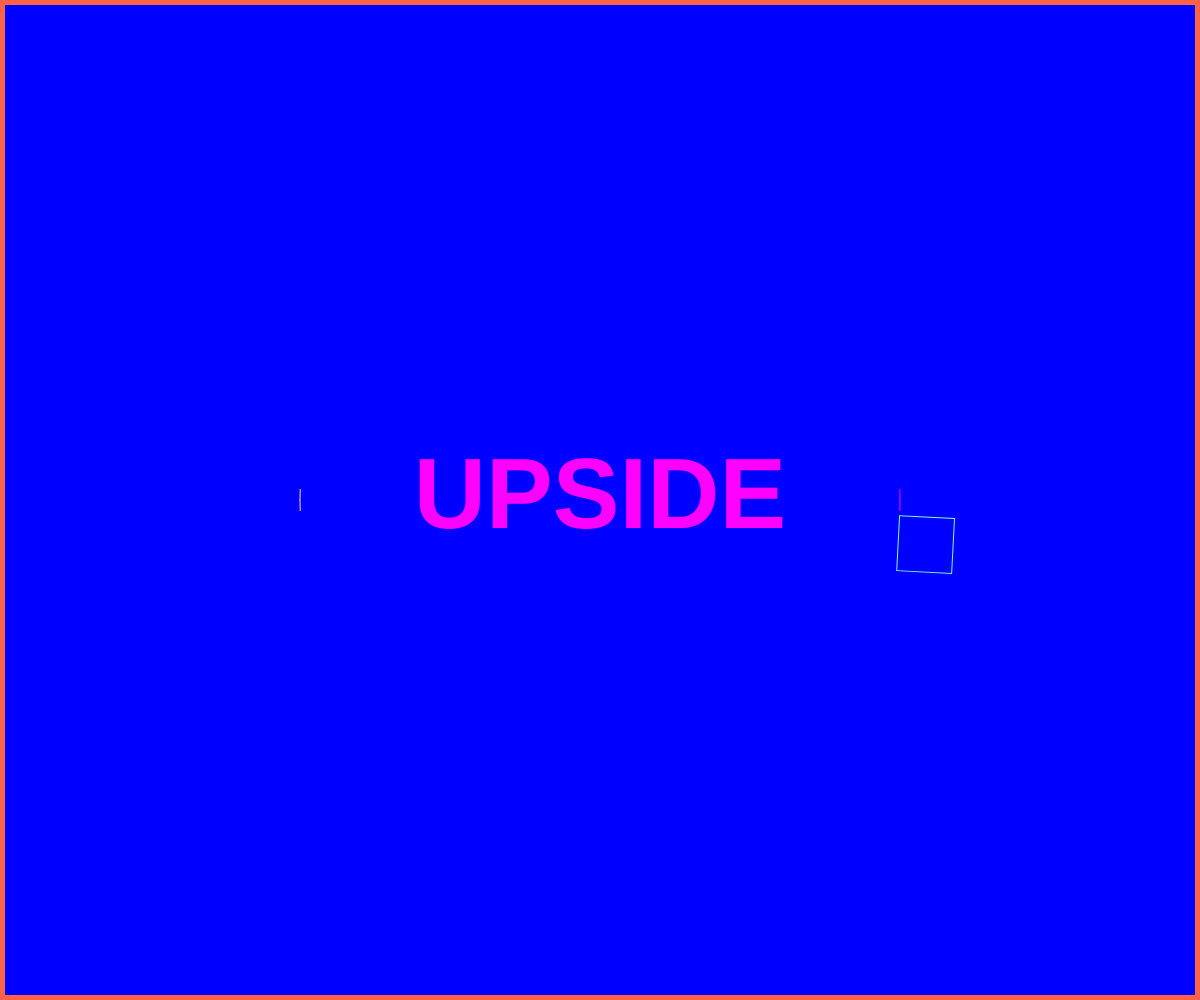
Frame 1 (no input)
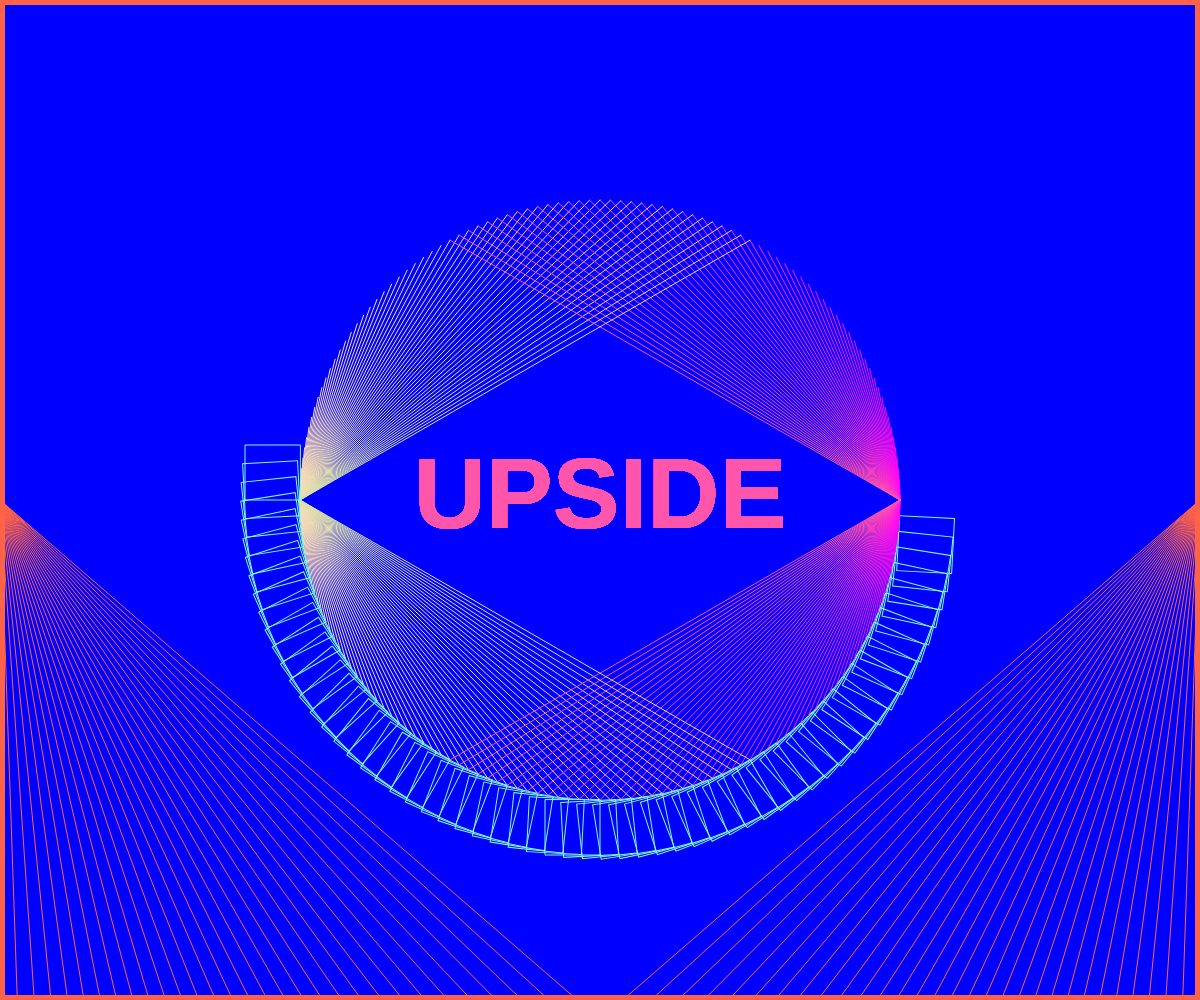
Frame 60 (no input)
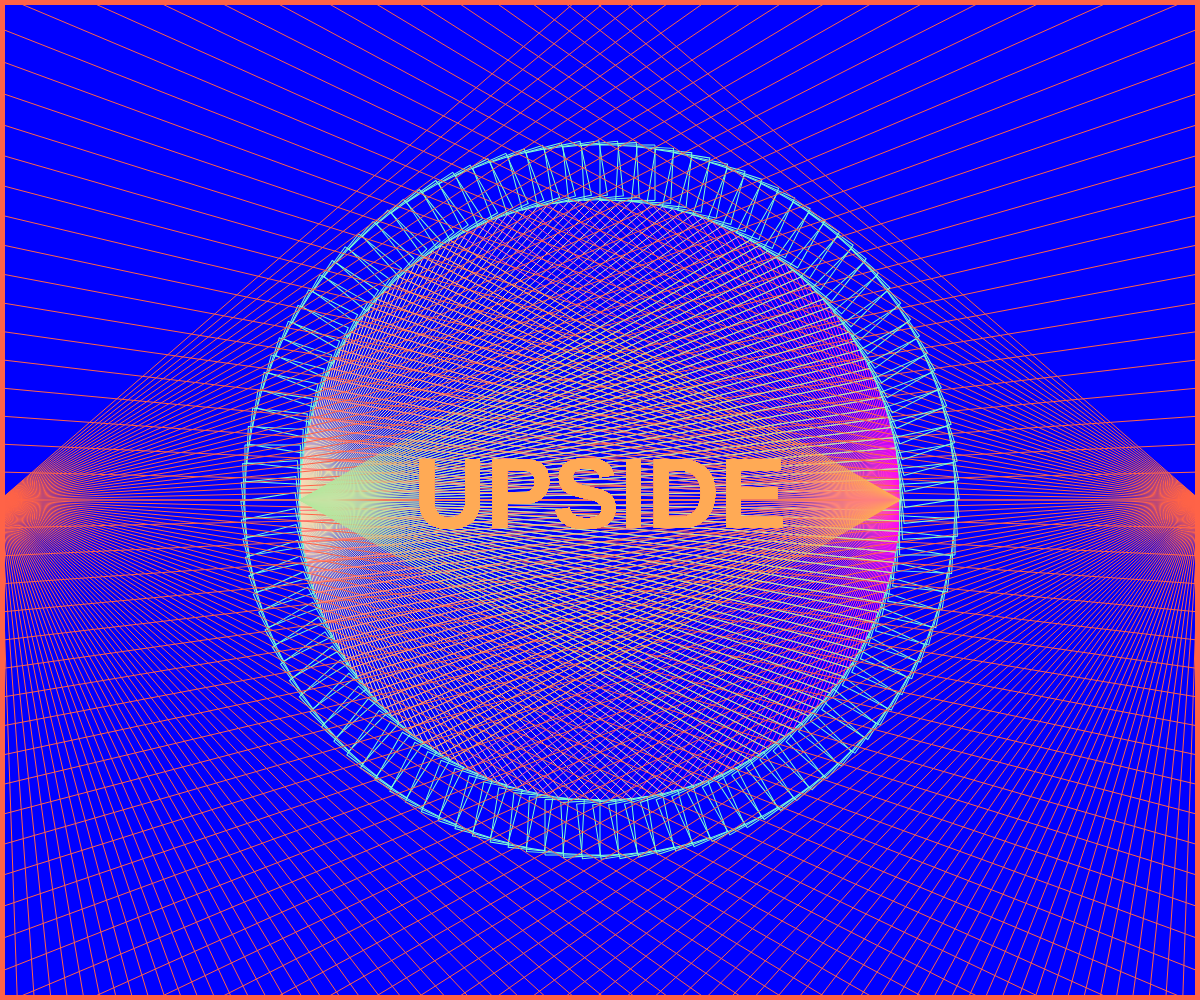
Frame 120 (the mouse pressed at the canvas centre since frame 60)

The p5.js sketch that drew these frames (run headless with seeded random() and noise() and a simulated clock; from frame 60 on, the mouse is pressed at the canvas centre):

// p5.js sketch
// ── sketch.js
function preload(){
  // put preload code here
}

function setup() {
  // put setup code here
  createCanvas(windowWidth,windowHeight);
  angleMode(DEGREES);

  frameRate(24);
  background("blue");
}

function draw() {
  // put drawing code here

  // external border
  strokeWeight(10);
  stroke("tomato");
  noFill();
  rect(0, 0, width, height);


  if (frameCount < 180) {

  // text
  push();
    let s = 'UPSIDE';
    fill(lerpColor(color("magenta"),color("yellow"),frameCount/180));
    noStroke();
    textStyle(BOLD);
    textSize(100);
    textAlign(CENTER,CENTER);
    text(s, width/2, height/2);
  pop();

  // central animation
  translate(width/2,height/2);
  noFill();
  stroke(lerpColor(color("magenta"),color("yellow"),frameCount/180));
  strokeWeight(1);
  line(width/4, 0, cos(frameCount*2)*width/4, sin(frameCount*2)*width/4);
  line(width/4, 0, cos(frameCount*2)*width/4, -sin(frameCount*2)*width/4);

  stroke(lerpColor(color("peachpuff"),color("lightgreen"),frameCount/180));
  strokeWeight(1);
  line(-(width/4), 0, -cos(frameCount*2)*width/4, sin(frameCount*2)*width/4);
  line(-(width/4), 0, -cos(frameCount*2)*width/4, -sin(frameCount*2)*width/4);

  // background animation
  push();
  stroke("tomato");
  strokeWeight(1);
  line(width/2, 0, cos(frameCount*2)*width, sin(frameCount*2)*width);
  line(-(width/2), 0, -(cos(frameCount*2)*width), sin(frameCount*2)*width);
  pop();

  // square animations
  push();
    translate(0,0);
    rotate(frameCount*3);
    stroke("aquamarine");
    strokeWeight(1);
    square(300,0,55);
  pop();

  }

  if (frameCount == 180 ) {
  background("black");
  }

  if (frameCount > 180 ) {
  // external border
  strokeWeight(10);
  stroke("red");
  noFill();
  rect(0, 0, width, height);

  // text
  push();
    let s = 'DOWN';
    fill(lerpColor(color("black"),color("red"),frameCount/540));
    noStroke();
    textStyle(BOLD);
    textSize(100);
    textAlign(CENTER,CENTER);
    text(s, width/2, height/2);
  pop();

  // central animation
  translate(width/2,height/2);
  noFill();
  stroke(lerpColor(color("yellow"),color("red"),frameCount/360));
  strokeWeight(1);
  line(width/4, 0, cos(frameCount*2)*width/4, sin(frameCount*2)*width/4);
  line(width/4, 0, cos(frameCount*2)*width/4, -sin(frameCount*2)*width/4);

  stroke(lerpColor(color("lightgreen"),color("blue"),frameCount/360));
  strokeWeight(1);
  line(-(width/4), 0, -cos(frameCount*2)*width/4, sin(frameCount*2)*width/4);
  line(-(width/4), 0, -cos(frameCount*2)*width/4, -sin(frameCount*2)*width/4);


  // square animations
  push();
    translate(0,0);
    rotate(frameCount*3);
    stroke("blue");
    strokeWeight(2);
    square(50,50,mouseX,mouseY);
  pop();

  }

  if (frameCount == 540 ) {
  background("black");
  noLoop();
  }

  if (frameCount == 540 ) {
  push();
    let s = 'FIGHT THE DEMOGORGON';
    fill('gray');
    noStroke();
    textStyle(BOLD);
    textSize(100);
    textAlign(CENTER,CENTER);
    text(s, 0, 0);
  pop();
  }

}
